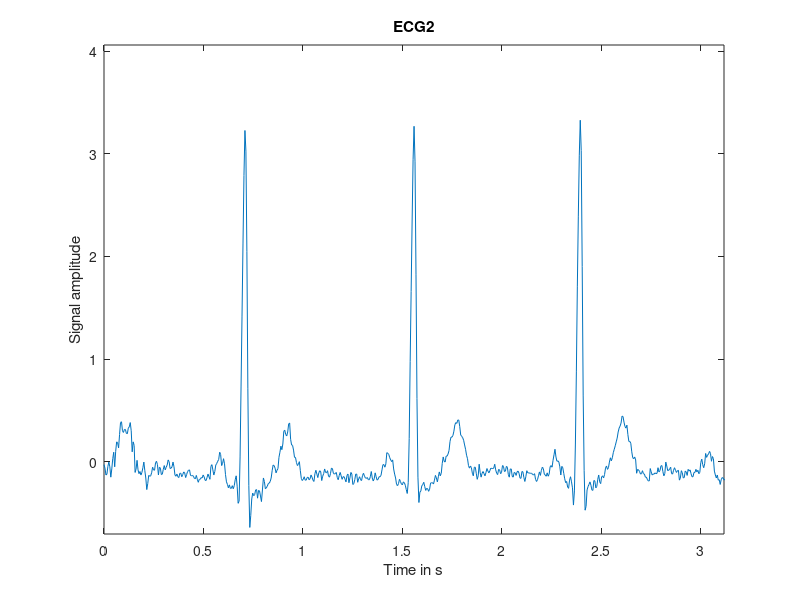
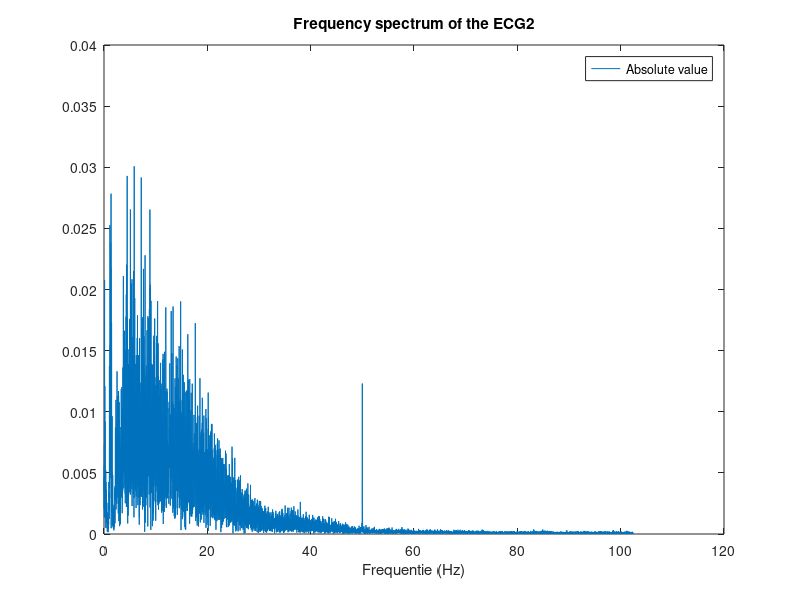
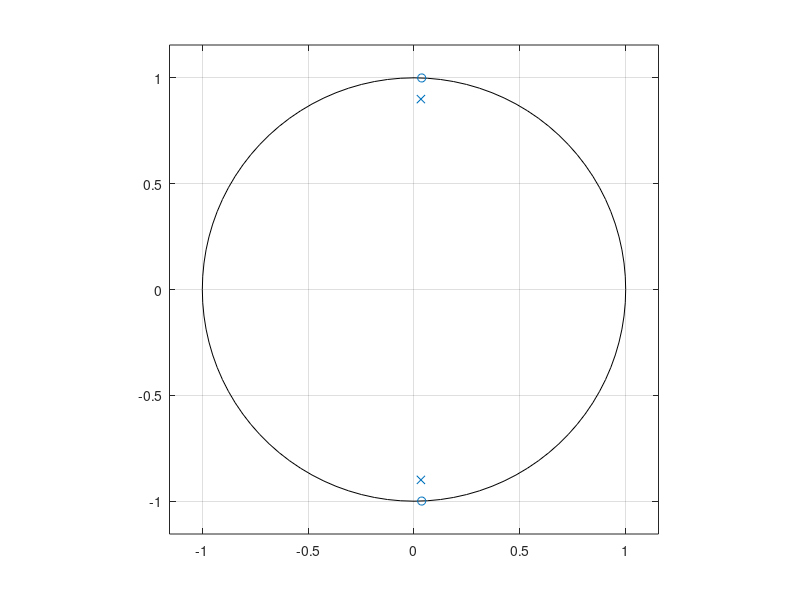
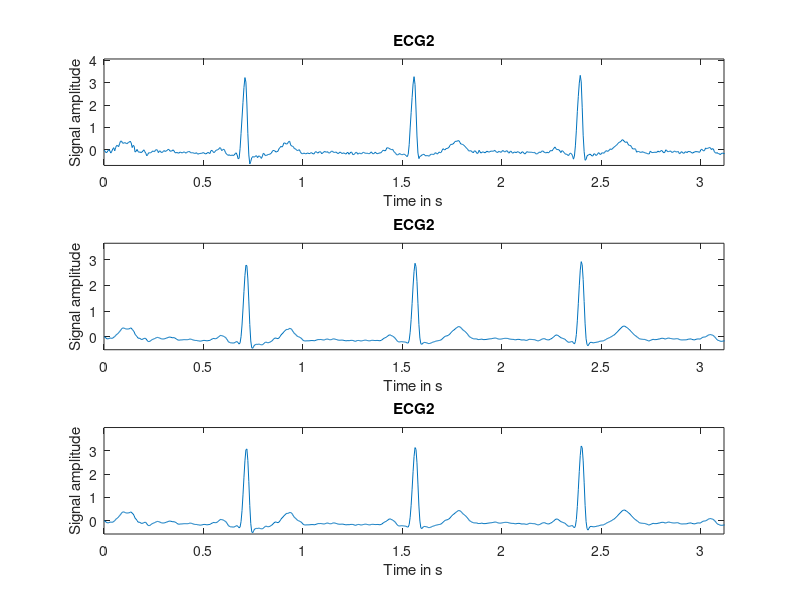

These figures' MATLAB source, in order: (Note: this script raises an error after producing the figures.)
close all
%% 1)Give sample time domain signal:
%Signal of ecg2
signal = load('ecg2.mat');
signal = signal.ecg2;

%Sample frequency and period
fs = 204.73;
Ts = 1/fs;

%Nyquist frequency
fn = fs / 2;

%Extrema and length of the raw signal
sig_max = max(signal);
sig_min = min(signal);
m = length(signal);
%Plot the signal in the time domain
totaltime = Ts*m;

time = linspace(0,totaltime,m);
plot(time,signal)
axis([0,totaltime*0.05,1.1*sig_min,1.1*sig_max]);
xlabel("Time in s");
ylabel("Signal amplitude");
title("ECG2");

%% 2.a) Spectrum analysis:
figure

%Calculate the DFT of the signal using the FFT:
n=2^nextpow2(m); %Efficiently calculate FFT using N = power of 2 
X = fft(signal,n)/n; %MATLAB requires this get the correct amplitude
X_real = real(X); %Real component of the fft
X_imag = imag(X); %Imaginary component of the fft
X_abs = abs(X); %Absolute value of the fft

%Rescaling of the output:
%Rescaling based on reccomendations from https://nl.mathworks.com/help/matlab/ref/fft.html
f = fs*(0:(n/2))/n;
X_plot = X_abs(1:n/2+1);

%Plot the frequency spectrum
plot(f,X_plot)
title("Frequency spectrum of the ECG2");
legend("Absolute value");
xlabel("Frequentie (Hz)");

%% 2.b) Filter design 
figure
%In the frequency spectrum, we powerline noise at 50Hz
%There are no extra harmonics of 50Hz in this spectrum, this is because the
%third harmonic is 3*50Hz=150Hz and the max frequency without any aliasing
%is  204.73/2=102.36. This means that 150Hz will never be reached and there
%will not be any harmonics of 50Hz visible in the signal.
%We design a notch-filters to remove this component.

%Define frequencies to be removed:
f0 = 50;
%only one notchfilter necessary because 3*50Hz=150Hz, this is more than the
%samplefrequency

%Angles on the unit circle for these frequencies:
theta0 = (pi/fn) * f0;

a = 0.9; %Value defined in lab assignment.

%Values for a-and b-component of the IIR. For the derivation of the
%formula, please refer to the lab report.
b0 = [1 -2*cos(theta0) 1];
a0 = [1 -2*a*cos(theta0) a*a];

%Placement of these poles and zeros on the unit circle:
zplane(b0,a0);

%% 3) Differential equations and direct form II schematic

%% 4) Impulse and frequency response
% %These will only be calculated for the first filter (for 50Hz)
% figure
% freqz(b0,a0,1024);
% fvtool(b0,a0)
% %[H,W] = freqz(b0,a0,1024);
% %plot(W/pi,20*log10(abs(H)));
% 
% figure
% impz(b0,a0);
%% 5)Filtering:
% %Ook niet nodig (is voor de notch filter toe te voegen)
% signal0 = filter(b0,a0,signal);
% 
% %Spectrum-analysis after filtering:
% figure
% X0 = abs(fft(signal0,n) / n);
% X0 = X0(1:n/2+1);
% 
% subplot(2,1,1)
% plot(f,X_plot)
% subplot(2,1,2)
% plot(f,X0)
% 
% %Time-domain signals:
% figure
% 
% subplot(2,1,1)
% plot(time,signal)
% time = linspace(0,totaltime,m);
% axis([0,totaltime*0.05,1.1*sig_min,1.1*sig_max]);
% xlabel("Time in s");
% ylabel("Signal amplitude");
% title("ECG2");
% 
% subplot(2,1,2)
% plot(time,signal0)
% time = linspace(0,totaltime,m);
% axis([0,totaltime*0.05,1.1*sig_min,1.1*sig_max]);
% xlabel("Time in s");
% ylabel("Signal amplitude");
% title("ECG2");

%% 5a) FIR Low-frequency drift removal
%Dit werkt al best goed(des te beter!): MA-filter met de IIR daarachter
figure
subplot(3,1,1)
plot(time,signal)
axis([0,totaltime*0.05,1.1*sig_min,1.1*sig_max]);
xlabel("Time in s");
ylabel("Signal amplitude");
title("ECG2");

subplot(3,1,2)
b = [1/4, 1/4, 1/4, 1/4];
avgSignal = filter(b,1,signal);
plot(time,avgSignal)
axis([0,totaltime*0.05,1.1*min(avgSignal),1.1*max(avgSignal)]);
xlabel("Time in s");
ylabel("Signal amplitude");
title("ECG2");

avgSignalFilt = filter(b0,a0,avgSignal);

subplot(3,1,3)
plot(time,avgSignalFilt)
axis([0,totaltime*0.05,1.1*min(avgSignalFilt),1.1*max(avgSignalFilt)]);
xlabel("Time in s");
ylabel("Signal amplitude");
title("ECG2");

figure
X_avg = abs(fft(avgSignal,n) / n);
X_avg = X_avg(1:n/2+1);
subplot(2,1,1)
plot(f,X_plot)
subplot(2,1,2)
plot(f,X_avg)


%% BP Filter:
%We hebben nu 2 cutoff frequenties: wc1 en wc2:
f_pass1 = 15;
f_stop1 = 30;
f_pass2 = 0;
f_stop2 = 2.5;
w1s=f_stop1/fn*pi;     %Stopband1: [w1s,pi]
w1p=f_pass1/fn*pi;     %Passband1: [0,w1p]
w2p=f_pass2/fn*pi;     %Passband2: [0,w2p]
w2s=f_stop2/fn*pi;     %Stopband2: [w2s,pi]
% cut-off frequency halfway transition band
wc1=(w1p+w1s)/2;
wc2=(w2p+w2s)/2;

dw=min(w1s-w1p,w2s-w2p);
As = 60;
M=(As-7.95)/(2.285*dw) + 1;
M = roundToNextOddInteger(M);
beta = 0.1102*(As-8.7);
alfa = (M-1)/2;

b_lp1 = wc1 / pi * sinc(wc1 / pi * (-alfa:alfa));
b_lp2 = wc2 / pi * sinc(wc2 / pi * (-alfa:alfa));
W_kaiser = kaiser(M,beta);
b_bp = (b_lp2 - b_lp1).*W_kaiser';
fvtool(b_bp);

figure
%%%!!!!WAAROM MOET IK HIER *-1 doen?
signal_bp = -filter(b_bp,1,signal);
plot(time,signal_bp)
hold on
plot(time,signal)
axis([0,totaltime*0.05,1.1*min(min(signal),min(signal_bp)),1.1*max(max(signal),max(signal_bp))]);
xlabel("Time in s");
ylabel("Signal amplitude");
title("ECG2");
legend();

figure
X_bp = abs(fft(signal_bp,n) / n);
X_bp = X_bp(1:n/2+1);
subplot(2,1,1)
plot(f,X_plot)
subplot(2,1,2)
plot(f,X_bp)

figure
subplot(3,1,1)
plot(time,signal)
axis([0,totaltime*0.05,1.1*min(signal),1.1*max(signal)]);
xlabel("Time in s");
ylabel("Signal amplitude");
title("ECG");

subplot(3,1,2)
plot(time,signal_bp)
axis([0,totaltime*0.05,1.1*min(signal_bp),1.1*max(signal_bp)]);
xlabel("Time in s");
ylabel("Signal amplitude");
title("ECG");

subplot(3,1,3)
plot(time,avgSignal)
axis([0,totaltime*0.05,1.1*min(avgSignal),1.1*max(avgSignal)]);
xlabel("Time in s");
ylabel("Signal amplitude");
title("ECG");

%% 8)Downsampeling
figure
D=5; %de bemonsteringsfrequentie wordt verlaagd met deze factor
fsd=fs/D;
Tsd = 1/fsd;

%Nyquist frequency
fnd = fsd / 2;

%Need a LPF first to make shure there are no terugvouw frequenties
alfa=52; %M=105
omega=fnd/fn*pi; % De hoek van de maximumsamplebare frequentie berekenen 
b = omega/pi*sinc(omega/pi*(-alfa:alfa)).*hamming(2*alfa+1)';

fvtool(b,1)
signalf=filter(b,1,signal);

%signal downsampeling
signald=downsample(signalf,D);

%Extrema and length of the raw signal
sig_maxd = max(signald);
sig_mind = min(signald);
md = length(signald);
%Plot the signal in the time domain
totaltimed = Tsd*m;

timed = linspace(0,totaltimed,md);
plot(timed,signald)
axis([0,totaltimed*0.05,1.1*sig_mind,1.1*sig_maxd]);
xlabel("Time in s");
ylabel("Signal amplitude");
title("Downsampled ECG2");

%FFT van het gedownsamplede signaal
figure
%Calculate the DFT of the signal using the FFT:
Xd = fft(signald,n)/n; %MATLAB requires this get the correct amplitude
X_absd = abs(Xd); %Absolute value of the fft

%Rescaling of the output:
%Rescaling based on reccomendations from https://nl.mathworks.com/help/matlab/ref/fft.html
fd = fsd*(0:(n/2))/n;
X_plotd = X_absd(1:n/2+1);

%Plot the frequency spectrum
plot(fd,X_plotd)
title("Frequency spectrum of the ECG2");
legend("Absolute value");
xlabel("Frequentie (Hz)");

